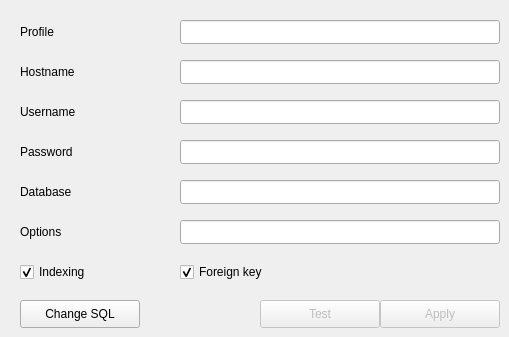
  <widget class="QWidget" name="MySQL">
   <widget class="QLineEdit" name="myProfileEdit">
    <property name="geometry">
     <rect>
      <x>180</x>
      <y>20</y>
      <width>320</width>
      <height>24</height>
     </rect>
    </property>
   </widget>
   <widget class="QLineEdit" name="myHostEdit">
    <property name="geometry">
     <rect>
      <x>180</x>
      <y>60</y>
      <width>320</width>
      <height>24</height>
     </rect>
    </property>
   </widget>
   <widget class="QLineEdit" name="myUserEdit">
    <property name="geometry">
     <rect>
      <x>180</x>
      <y>100</y>
      <width>320</width>
      <height>24</height>
     </rect>
    </property>
   </widget>
   <widget class="QLineEdit" name="myPassEdit">
    <property name="geometry">
     <rect>
      <x>180</x>
      <y>140</y>
      <width>320</width>
      <height>24</height>
     </rect>
    </property>
    <property name="echoMode">
     <enum>QLineEdit::Password</enum>
    </property>
   </widget>
   <widget class="QLineEdit" name="mySchemeEdit">
    <property name="geometry">
     <rect>
      <x>180</x>
      <y>180</y>
      <width>320</width>
      <height>24</height>
     </rect>
    </property>
   </widget>
   <widget class="QLineEdit" name="myOptionEdit">
    <property name="geometry">
     <rect>
      <x>180</x>
      <y>220</y>
      <width>320</width>
      <height>24</height>
     </rect>
    </property>
   </widget>
   <widget class="QCheckBox" name="myIndexBox">
    <property name="geometry">
     <rect>
      <x>20</x>
      <y>260</y>
      <width>160</width>
      <height>24</height>
     </rect>
    </property>
    <property name="text">
     <string>Indexing</string>
    </property>
    <property name="checked">
     <bool>true</bool>
    </property>
   </widget>
   <widget class="QCheckBox" name="myForeignBox">
    <property name="geometry">
     <rect>
      <x>180</x>
      <y>260</y>
      <width>160</width>
      <height>24</height>
     </rect>
    </property>
    <property name="text">
     <string>Foreign key</string>
    </property>
    <property name="checked">
     <bool>true</bool>
    </property>
   </widget>
   <widget class="QPushButton" name="myBackButton">
    <property name="geometry">
     <rect>
      <x>20</x>
      <y>300</y>
      <width>120</width>
      <height>28</height>
     </rect>
    </property>
    <property name="text">
     <string>Change SQL</string>
    </property>
   </widget>
   <widget class="QPushButton" name="myTestButton">
    <property name="enabled">
     <bool>false</bool>
    </property>
    <property name="geometry">
     <rect>
      <x>260</x>
      <y>300</y>
      <width>120</width>
      <height>28</height>
     </rect>
    </property>
    <property name="text">
     <string>Test</string>
    </property>
   </widget>
   <widget class="QPushButton" name="myApplyButton">
    <property name="enabled">
     <bool>false</bool>
    </property>
    <property name="geometry">
     <rect>
      <x>380</x>
      <y>300</y>
      <width>120</width>
      <height>28</height>
     </rect>
    </property>
    <property name="text">
     <string>Apply</string>
    </property>
   </widget>
   <widget class="QLabel" name="label_4">
    <property name="geometry">
     <rect>
      <x>20</x>
      <y>140</y>
      <width>160</width>
      <height>24</height>
     </rect>
    </property>
    <property name="text">
     <string>Password</string>
    </property>
   </widget>
   <widget class="QLabel" name="label">
    <property name="geometry">
     <rect>
      <x>20</x>
      <y>20</y>
      <width>160</width>
      <height>24</height>
     </rect>
    </property>
    <property name="text">
     <string>Profile</string>
    </property>
   </widget>
   <widget class="QLabel" name="label_5">
    <property name="geometry">
     <rect>
      <x>20</x>
      <y>180</y>
      <width>160</width>
      <height>24</height>
     </rect>
    </property>
    <property name="text">
     <string>Database</string>
    </property>
   </widget>
   <widget class="QLabel" name="label_2">
    <property name="geometry">
     <rect>
      <x>20</x>
      <y>60</y>
      <width>160</width>
      <height>24</height>
     </rect>
    </property>
    <property name="text">
     <string>Hostname</string>
    </property>
   </widget>
   <widget class="QLabel" name="label_3">
    <property name="geometry">
     <rect>
      <x>20</x>
      <y>100</y>
      <width>160</width>
      <height>24</height>
     </rect>
    </property>
    <property name="text">
     <string>Username</string>
    </property>
   </widget>
   <widget class="QLabel" name="label_15">
    <property name="geometry">
     <rect>
      <x>20</x>
      <y>220</y>
      <width>160</width>
      <height>24</height>
     </rect>
    </property>
    <property name="text">
     <string>Options</string>
    </property>
   </widget>
  </widget>
